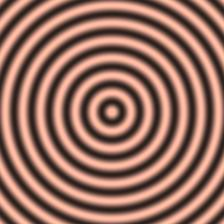
#> input picture datasets/synthetic_data/S001.jpg, 224 x 224 px
$ python -i transforms.py   (imports and definitions only)
#> lines starting #> are read from the running program, lines starting #| are printed output that depends on the picture
"""
Standardized image preprocessing pipelines and configurations.
Ensures identical transformations across benchmarking runs.
"""

import os
from typing import Tuple, List, Optional, Dict, Any
from dataclasses import dataclass, field
import numpy as np
from PIL import Image


@dataclass
class StandardPreprocessConfig:
    target_size: Tuple[int, int] = (224, 224)
    color_mode: str = "RGB"  # "RGB", "L" (grayscale), "BGR"
    mean: List[float] = field(default_factory=lambda: [0.485, 0.456, 0.406])
    std: List[float] = field(default_factory=lambda: [0.229, 0.224, 0.225])
    normalize: bool = True
    crop_center: bool = False
    crop_size: Optional[Tuple[int, int]] = None
    pad_if_needed: bool = False


class ImagePreprocessor:
    """Deterministic image preprocessor with explicit configuration logging."""

    def __init__(self, config: Optional[StandardPreprocessConfig] = None):
        self.config = config or StandardPreprocessConfig()

    def process_file(self, image_path: str) -> np.ndarray:
        """Reads image file and applies transformations."""
#> called with image_path = '../../datasets/synthetic_data/S001.jpg'
        if not os.path.exists(image_path):
            raise FileNotFoundError(f"Image not found at path: {image_path}")

        img = Image.open(image_path)
#> img is the input picture: PIL image 224x224 RGB; mean R, G, B 152.7, 111.7, 97.9
        return self.process_image(img)

    def process_image(self, img: Image.Image) -> np.ndarray:
        """Applies configured transformations to a PIL Image."""
        # 1. Color mode conversion
        if self.config.color_mode == "RGB":
            img = img.convert("RGB")
        elif self.config.color_mode in ("L", "GRAY", "GRAYSCALE"):
            img = img.convert("L")

        # 2. Crop
        if self.config.crop_center and self.config.crop_size:
            w, h = img.size
            cw, ch = self.config.crop_size
            left = max(0, (w - cw) // 2)
            top = max(0, (h - ch) // 2)
            right = min(w, left + cw)
            bottom = min(h, top + ch)
            img = img.crop((left, top, right, bottom))

        # 3. Resize
        if self.config.target_size:
            img = img.resize(self.config.target_size, Image.Resampling.BILINEAR)

        # 4. Array conversion & normalization
        arr = np.array(img, dtype=np.float32) / 255.0

        if self.config.normalize:
            if self.config.color_mode == "RGB":
                mean = np.array(self.config.mean, dtype=np.float32)
                std = np.array(self.config.std, dtype=np.float32)
                arr = (arr - mean) / std
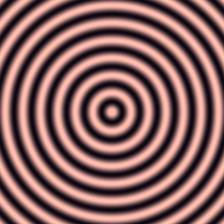
#> arr: shape (224, 224, 3) float32; mean R, G, B 0.497, -0.0808, -0.0983; drawn with min black and max white
            elif self.config.color_mode in ("L", "GRAY"):
                mean_val = float(np.mean(self.config.mean)) if self.config.mean else 0.5
                std_val = float(np.mean(self.config.std)) if self.config.std else 0.5
                arr = (arr - mean_val) / std_val

        return arr

    def to_dict(self) -> Dict[str, Any]:
        return {
            "target_size": list(self.config.target_size),
            "color_mode": self.config.color_mode,
            "mean": self.config.mean,
            "std": self.config.std,
            "normalize": self.config.normalize,
            "crop_center": self.config.crop_center,
            "crop_size": list(self.config.crop_size) if self.config.crop_size else None,
        }


def load_and_preprocess_image(image_path: str, config: Optional[StandardPreprocessConfig] = None) -> np.ndarray:
    """Convenience helper for standard preprocessing."""
    preprocessor = ImagePreprocessor(config)
    return preprocessor.process_file(image_path)

>>> result = ImagePreprocessor().process_file('../../datasets/synthetic_data/S001.jpg')

$ run again, on datasets/synthetic_data/S002.jpg
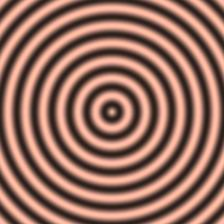
#> input picture datasets/synthetic_data/S002.jpg, 224 x 224 px
#> in process_file, img is the input picture: PIL image 224x224 RGB; mean R, G, B 151.9, 110.8, 97.1
#> in process_image, `arr = (arr - mean) / std`:
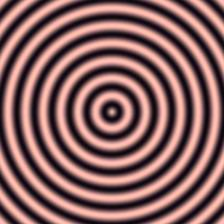
#> arr: shape (224, 224, 3) float32; mean R, G, B 0.483, -0.0958, -0.113; drawn with min black and max white

$ run again, on datasets/synthetic_data/S003.jpg
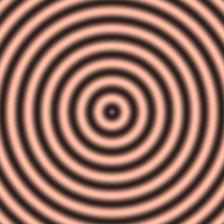
#> input picture datasets/synthetic_data/S003.jpg, 224 x 224 px
#> in process_file, img is the input picture: PIL image 224x224 RGB; mean R, G, B 151.5, 110.6, 96.9
#> in process_image, `arr = (arr - mean) / std`:
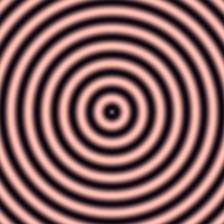
#> arr: shape (224, 224, 3) float32; mean R, G, B 0.476, -0.099, -0.116; drawn with min black and max white

$ run again, on datasets/synthetic_data/S004.jpg
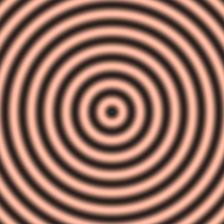
#> input picture datasets/synthetic_data/S004.jpg, 224 x 224 px
#> in process_file, img is the input picture: PIL image 224x224 RGB; mean R, G, B 151.9, 111.2, 97.2
#> in process_image, `arr = (arr - mean) / std`:
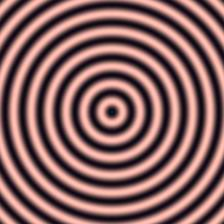
#> arr: shape (224, 224, 3) float32; mean R, G, B 0.484, -0.0887, -0.11; drawn with min black and max white
